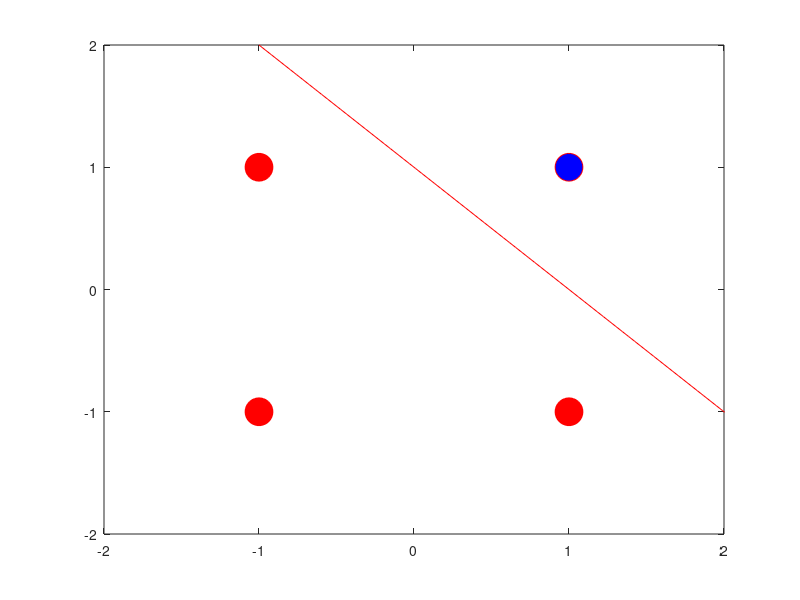

Recreate this plot in MATLAB.
x= [1 1 -1 -1;1 -1 1 -1];
t= [1 -1 -1 -1];
w= [0 0];
b=0;

for i= 1:4;
    for j= 1:2
        w(j)=w(j)+t(i)*x(j,i);
    end
    b= b+t(i);
end

disp('Final Weight Matrix: ');
disp(w);
disp('Final bias Values');
disp(b);

% Plotting by Linear Separability Concept
plot(x(1,1),x(2,1), 'or','MarkerSize',20,'MarkerFaceColor',[0 0 1]);hold on;
plot(x(1,2),x(2,2), 'or','MarkerSize',20,'MarkerFaceColor',[1 0 0]);hold on;
plot(x(1,3),x(2,3), 'or','MarkerSize',20,'MarkerFaceColor',[1 0 0]);hold on;
plot(x(1,4),x(2,4), 'or','MarkerSize',20,'MarkerFaceColor',[1 0 0]);hold on;
hold on;

m= -(w(1)/w(2));
c= -b/w(2);

x1=linspace(-2,2,100);
x2=m*x1+c;
plot(x2,x1,'r');
axis([-2 2 -2 2]);
